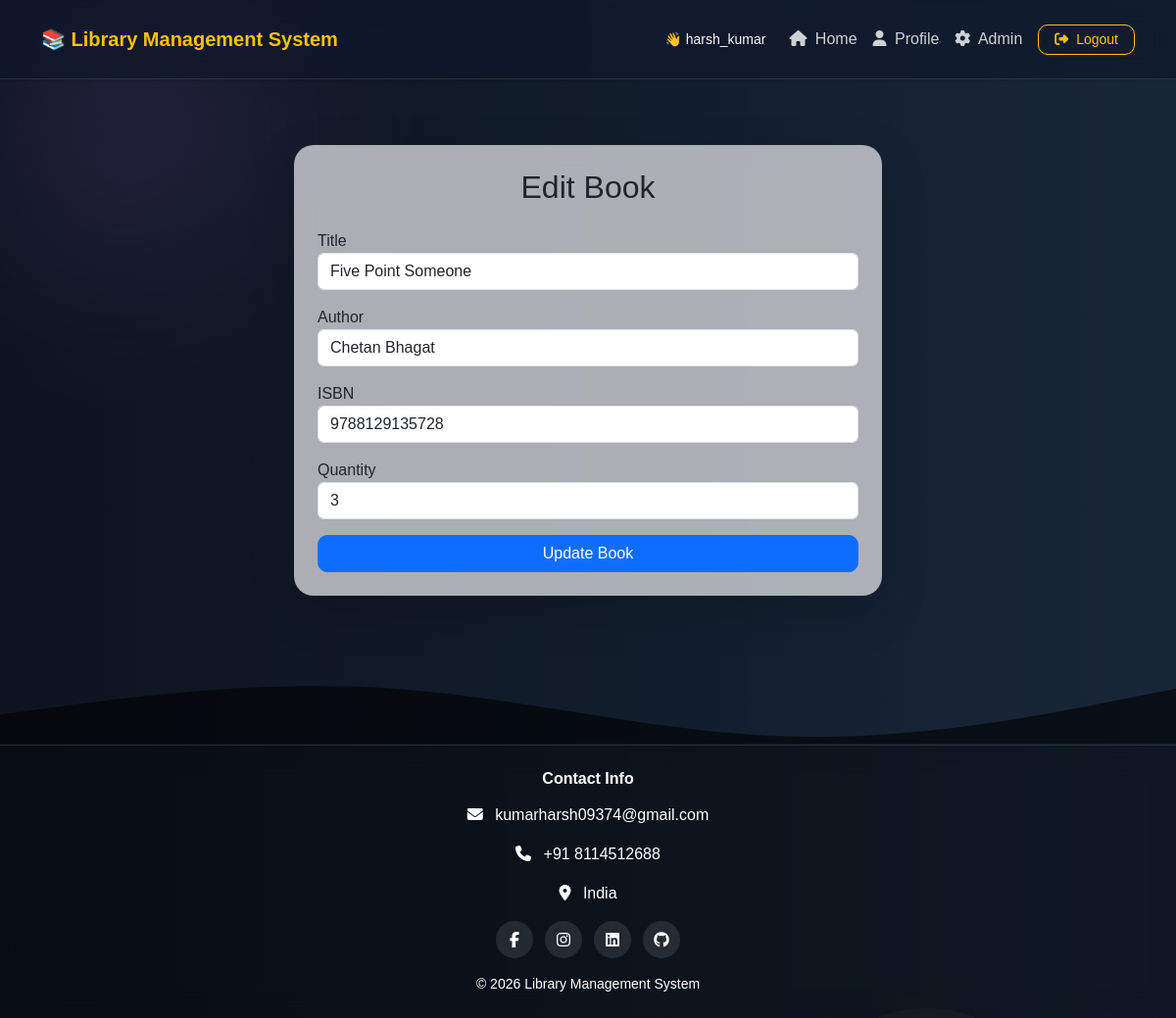
Page /books/edit/5/ (signed in) on the committed database.
### books/models.py (models this page shows, shortened)
class Book(models.Model):
    title = models.CharField(
        max_length=200
    )
    author = models.CharField(
        max_length=200
    )
    isbn = models.CharField(
        max_length=100,
        default='N/A'
    )
    quantity = models.IntegerField(
        default=1
    )
    added_at = models.DateTimeField(
        default=timezone.now
    )

### books/views.py (the view, shortened to what this page needs)
# urls.py: path('edit/<int:id>/', views.edit_book, name='edit_book'),
@login_required
def edit_book(request, id):
    if not (request.user.is_superuser or request.user.is_staff):
        messages.error(request, "Access denied.")
        return redirect('student_dashboard')
    book = get_object_or_404(Book, id=id)
    return render(request, 'books/edit_book.html', {'book': book})

### books/templates/books/edit_book.html (shortened to what this page needs)
{% extends 'base.html' %}
{% block content %}
{% include 'includes/dashboard_navbar.html' %}
<div class="container py-5">
    <div class="card shadow-lg border-0 p-4 mx-auto" style="max-width:600px;border-radius:20px;">
        <h2 class="text-center mb-4">
            Edit Book
        </h2>
        <form method="POST">
            <div class="mb-3">
                <label>Title</label>
                <input type="text" name="title" value="{{ book.title }}" class="form-control">
            </div>
            <div class="mb-3">
                <label>Author</label>
                <input type="text" name="author" value="{{ book.author }}" class="form-control">
            </div>
            <div class="mb-3">
                <label>ISBN</label>
                <input type="text" name="isbn" value="{{ book.isbn }}" class="form-control">
            </div>
            <div class="mb-3">
                <label>Quantity</label>
                <input type="number" name="quantity" value="{{ book.quantity }}" class="form-control">
            </div>
            <button class="btn btn-primary w-100">
                Update Book
            </button>
        </form>
    </div>
</div>
{% endblock %}

### templates/includes/dashboard_navbar.html (shortened to what this page needs)
<nav class="navbar navbar-expand-lg navbar-dark shadow-sm" style="background: rgba(0,0,0,0.55);
            backdrop-filter: blur(12px);
            border-bottom: 1px solid rgba(255,255,255,0.1);">
    <div class="container">
        <a class="navbar-brand fw-bold text-warning" href="{% if user.is_authenticated %}
                    {% if user.is_superuser %}
                        {% url 'admin_dashboard' %}
                    {% elif user.is_staff %}
                        {% url 'staff_dashboard' %}
                    {% else %}
                        {% url 'student_dashboard' %}
                    {% endif %}
                 {% else %}
                    {% url 'home' %}
                 {% endif %}">
            📚 Library Management System
        </a>
        <div class="collapse navbar-collapse" id="navbarNav">
            <ul class="navbar-nav ms-auto align-items-center">
                {% if user.is_authenticated %}
                <li class="nav-item me-3">
                    <span class="text-light small">
                        👋 {{ request.user.username }}
                    </span>
                </li>
                <li class="nav-item">
                    <a class="nav-link" href="
                           {% if user.is_superuser %}
                                {% url 'admin_dashboard' %}
                           {% elif user.is_staff %}
                                {% url 'staff_dashboard' %}
                           {% else %}
                                {% url 'student_dashboard' %}
                           {% endif %}
                           ">
                        <i class="fa fa-home me-1"></i> Home
                    </a>
                </li>
                <li class="nav-item">
                    <a class="nav-link" href="{% url 'profile' %}">
                        <i class="fa fa-user me-1"></i> Profile
                    </a>
                </li>
                {% if user.is_superuser %}
                <li class="nav-item">
                    <a class="nav-link text-warning" href="/admin" target="_blank">
                        <i class="fa fa-cog me-1"></i> Admin
                    </a>
                </li>
                {% endif %}
                <li class="nav-item ms-2">
                    <button type="button" class="btn btn-outline-warning btn-sm px-3" data-bs-toggle="modal"
                        data-bs-target="#logoutModal">
                        <i class="fa fa-sign-out-alt me-1"></i> Logout
                    </button>
                </li>
                {% endif %}
            </ul>
        </div>
    </div>
</nav>

### static/css/style.css (style rules this page uses)
html, body { height: 100%; margin: 0; padding: 0; scroll-behavior: smooth; }
body { padding-top: 100px; background: linear-gradient(to right, #141e30, #243b55); min-height: 100vh; display: flex; flex-direction: column; font-family: Arial, sans-serif; overflow-x: hidden; position: relative; }
body::before { content: ""; position: fixed; inset: 0; background: rgba(0, 0, 0, .35); z-index: -3; }
body::after { content: ""; position: fixed; width: 500px; height: 500px; background: radial-gradient(circle, rgba(118, 75, 162, .22), transparent 70%); top: -120px; left: -120px; filter: blur(45px); animation: moveGlow 10s ease-in-out infinite alternate; z-index: -2; }
.navbar { background: rgba(15, 23, 42, .65) !important; backdrop-filter: blur(18px); -webkit-backdrop-filter: blur(18px); border-bottom: 1px solid rgba(255, 255, 255, .08); border-radius: 0px; box-shadow: 0 8px 30px rgba(0, 0, 0, .25); transition: .3s; }
.navbar { position: fixed; top: 0; padding-top: 20px; padding-bottom: 20px; left: 0; width: 100%; z-index: 1000; backdrop-filter: blur(18px); }
.navbar-brand { font-size: 20px; font-weight: 700; }
.navbar .nav-link { color: rgba(255, 255, 255, .8) !important; padding: 6px 10px; border-radius: 8px; transition: .3s; }
.card { border-radius: 20px; backdrop-filter: blur(12px); background: rgba(255, 255, 255, .65); box-shadow: 0 8px 25px rgba(0, 0, 0, .2); transition: .3s; }
button { border-radius: 10px !important; font-weight: 600; }

### rows in the picture
Book: title "Five Point Someone", author "Chetan Bhagat", isbn "9788129135728", quantity "3"

### other values in the picture
{{ request.user.username }} "harsh_kumar"
